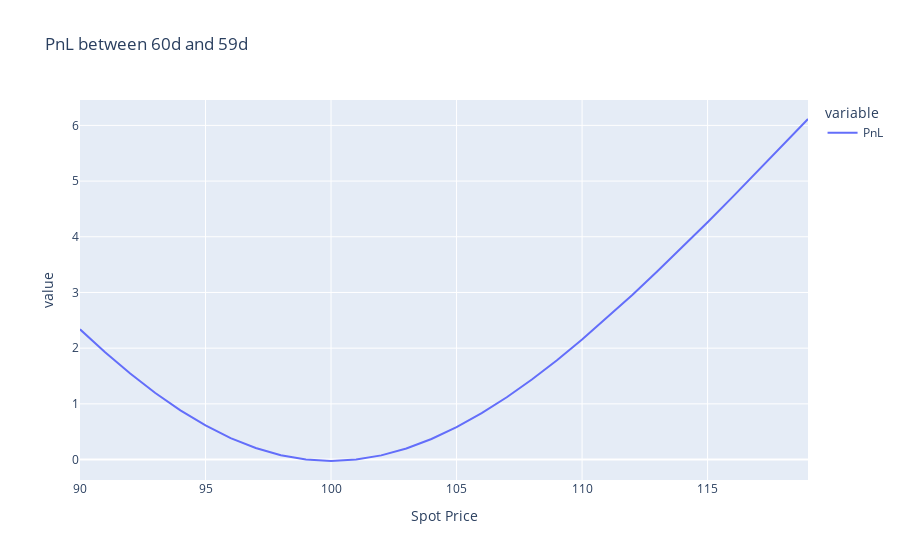

The notebook cell this image was saved under:
### Code cell
"""II - Delta Hedge"""
k=100
s_0=100
T=60/252
T_59=59/252
sigma=0.16
r=0.1/100

Call_Price_ATM=black_scholes(s_0, k, T, r, sigma, option_type='call')[0]
Delta_Call_Price_ATM=black_scholes(s_0, k, T, r, sigma, option_type='call')[1]
potfolio_60d =((Call_Price_ATM)-(Delta_Call_Price_ATM*100))
print(Delta_Call_Price_ATM)
print(Call_Price_ATM)
print(potfolio_60d)

Call_Price_59d =[]
spot =[]
PnL =[]

for S in range(90, 120):
    
    spot.append(S)
    Call_Price_59d.append(black_scholes(S, k, T_59, r, sigma, option_type='call')[0])
    PnL.append(Call_Price_59d[-1]-(Call_Price_ATM)-(Delta_Call_Price_ATM*100)*(spot[-1]-100)/100)


df=pd.DataFrame({"PnL":PnL, "Spot Price":spot})
df.set_index("Spot Price", inplace = True)
px.line(df, title='PnL between 60d and 59d')

### Figure 1 — Plotly figure (JSON) as saved in the notebook; plotly's stock layout.template omitted (floating-point values rounded to 4 significant figures)
{"data": [{"hovertemplate": "variable=PnL<br>Spot Price=%{x}<br>value=%{y}<extra></extra>", "legendgroup": "PnL", "line": {"color": "#636efa", "dash": "solid"}, "marker": {"symbol": "circle"}, "mode": "lines", "name": "PnL", "orientation": "v", "showlegend": true, "type": "scatter", "x": [90, 91, 92, 93, 94, 95, 96, 97, 98, 99, 100, 101, 102, 103, 104, 105, 106, 107, 108, 109, 110, 111, 112, 113, 114, 115, 116, 117, 118, 119], "xaxis": "x", "y": [2.338, 1.927, 1.545, 1.195, 0.8831, 0.6119, 0.3854, 0.2065, 0.0775, -0.0002542, -0.02623, -0.000798, 0.07486, 0.1988, 0.3684, 0.5807, 0.832, 1.119, 1.437, 1.784, 2.154, 2.546, 2.955, 3.379, 3.816, 4.262, 4.717, 5.178, 5.644, 6.115], "yaxis": "y"}], "layout": {"legend": {"title": {"text": "variable"}, "tracegroupgap": 0}, "title": {"text": "PnL between 60d and 59d"}, "xaxis": {"anchor": "y", "domain": [0, 1], "title": {"text": "Spot Price"}}, "yaxis": {"anchor": "x", "domain": [0, 1], "title": {"text": "value"}}}}
